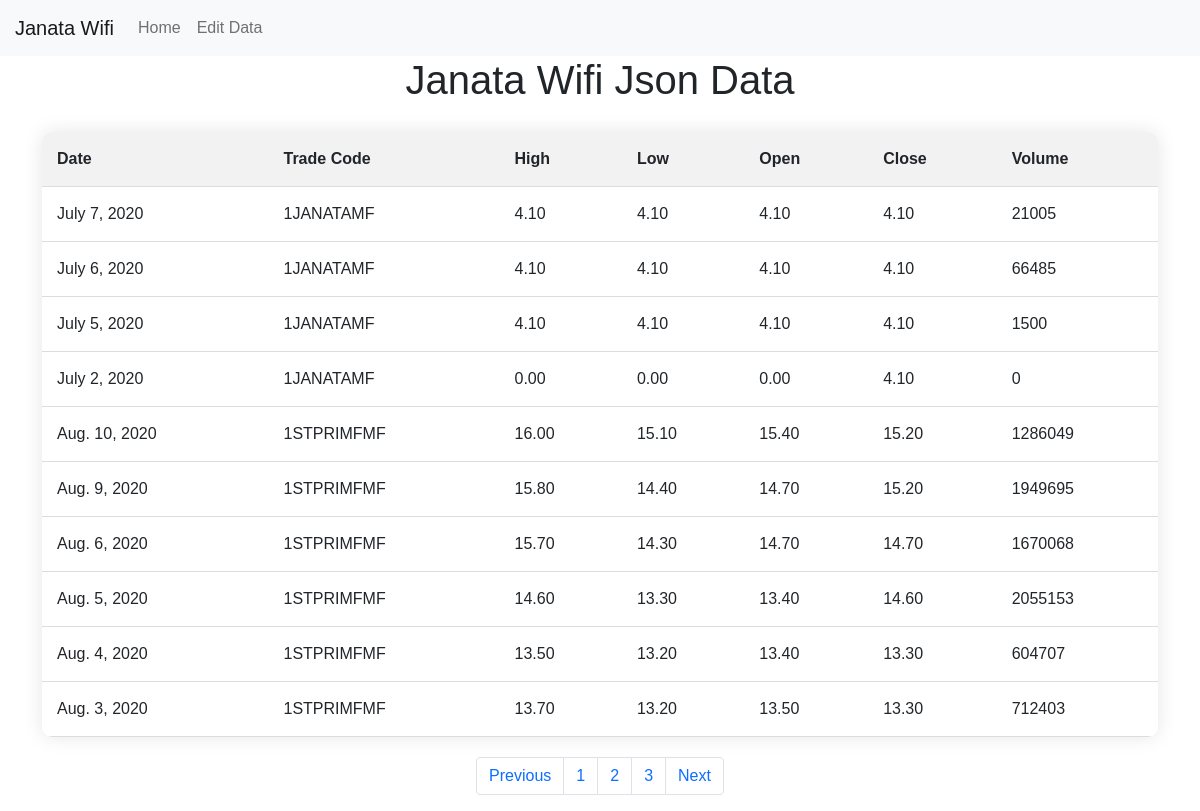
/?page=3, run on the app's committed database.
### Dynamic_Table/models.py (models this page shows)
class JWData(models.Model):
    Date=models.DateField()
    TradeCode=models.CharField(max_length=50)
    High=models.DecimalField(max_digits=20, decimal_places=2)
    Low=models.DecimalField(max_digits=20, decimal_places=2)
    Open=models.DecimalField(max_digits=20, decimal_places=2)
    Close=models.DecimalField(max_digits=20, decimal_places=2)
    Volume=models.IntegerField()

### TableView/views.py (the view)
# urls.py: path('',your_view,name='home'),
def your_view(request):
        json_data = JWData.objects.all()
        page=request.GET.get('page',1)
        paginator=Paginator(json_data,10)
        json_data_final=paginator.get_page(page)
        return render(request, 'Home.html', {'json_data': json_data_final})

### Template/Home.html (shortened to what this page needs)
<!DOCTYPE html>
<html lang="en">
  <head>
    <link
      href="https://cdn.jsdelivr.net/npm/bootstrap@5.0.2/dist/css/bootstrap.min.css"
      rel="stylesheet"
    />
  </head>
  <body>
    <nav class="navbar navbar-expand-lg navbar-light bg-light">
      <a class="navbar-brand" href="{% url 'home' %}">Janata Wifi</a>
      <div class="collapse navbar-collapse" id="navbarNav">
        <ul class="navbar-nav">
          <li class="nav-item active">
            <a class="nav-link" href="{% url 'home' %}">Home</a>
          </li>
          <li class="nav-item">
            <a class="nav-link" href="{% url 'data' %}">Edit Data</a>
          </li>
        </ul>
      </div>
    </nav>
    <div class="container">
      <h1>Janata Wifi Json Data</h1>
      <table>
        <tr>
          <th>Date</th>
          <th>Trade Code</th>
          <th>High</th>
          <th>Low</th>
          <th>Open</th>
          <th>Close</th>
          <th>Volume</th>
        </tr>
        {% for data in json_data %}
        <tr>
          <td>{{data.Date}}</td>
          <td>{{data.TradeCode}}</td>
          <td>{{data.High}}</td>
          <td>{{data.Low}}</td>
          <td>{{data.Open}}</td>
          <td>{{data.Close}}</td>
          <td>{{data.Volume}}</td>
        </tr>
        {% endfor %}
      </table>
      <div class="pagination">
        <nav aria-label="...">
          <ul class="pagination">
            {% if json_data.has_previous %}
            <li class="page-item">
              <a
                class="page-link"
                href="/?page={{ json_data.previous_page_number }}"
                >Previous</a
              >
            </li>
            {% endif %}
            <li class="page-item">
              <a class="page-link" href="/?page=1">1</a>
            </li>
            <li class="page-item" aria-current="page">
              <a class="page-link" href="/?page=2">2</a>
            </li>
            <li class="page-item">
              <a class="page-link" href="/?page=3">3</a>
            </li>
            {% if json_data.has_next %}
            <li class="page-item">
              <a
                class="page-link"
                href="/?page={{ json_data.next_page_number }}"
                >Next</a
              >
            </li>
            {% endif %}
          </ul>
        </nav>
      </div>
    </div>
  </body>
</html>

### Template/Home.html (style rules this page uses)
body { font-family: "Arial", sans-serif; }
.container { display: flex; flex-direction: column; align-items: center; }
table { width: 100%; border-collapse: collapse; margin: 20px 0; box-shadow: 0 0 20px rgba(0, 0, 0, 0.1); overflow: hidden; border-radius: 10px; }
h1 { text-align: center; }
th, td { padding: 15px; text-align: left; border-bottom: 1px solid #ddd; }
th { background-color: #f2f2f2; }
.navbar-brand { padding-left: 15px; }

### data on the page
JWData: Date "July 7, 2020", TradeCode "1JANATAMF", High "4.10", Low "4.10", Open "4.10", Close "4.10", Volume "21005"
JWData: Date "July 6, 2020", TradeCode "1JANATAMF", High "4.10", Low "4.10", Open "4.10", Close "4.10", Volume "66485"
JWData: Date "July 5, 2020", TradeCode "1JANATAMF", High "4.10", Low "4.10", Open "4.10", Close "4.10", Volume "1500"
JWData: Date "July 2, 2020", TradeCode "1JANATAMF", High "0.00", Low "0.00", Open "0.00", Close "4.10", Volume "0"
JWData: Date "Aug. 10, 2020", TradeCode "1STPRIMFMF", High "16.00", Low "15.10", Open "15.40", Close "15.20", Volume "1286049"
JWData: Date "Aug. 9, 2020", TradeCode "1STPRIMFMF", High "15.80", Low "14.40", Open "14.70", Close "15.20", Volume "1949695"
JWData: Date "Aug. 6, 2020", TradeCode "1STPRIMFMF", High "15.70", Low "14.30", Open "14.70", Close "14.70", Volume "1670068"
JWData: Date "Aug. 5, 2020", TradeCode "1STPRIMFMF", High "14.60", Low "13.30", Open "13.40", Close "14.60", Volume "2055153"
JWData: Date "Aug. 4, 2020", TradeCode "1STPRIMFMF", High "13.50", Low "13.20", Open "13.40", Close "13.30", Volume "604707"
JWData: Date "Aug. 3, 2020", TradeCode "1STPRIMFMF", High "13.70", Low "13.20", Open "13.50", Close "13.30", Volume "712403"
